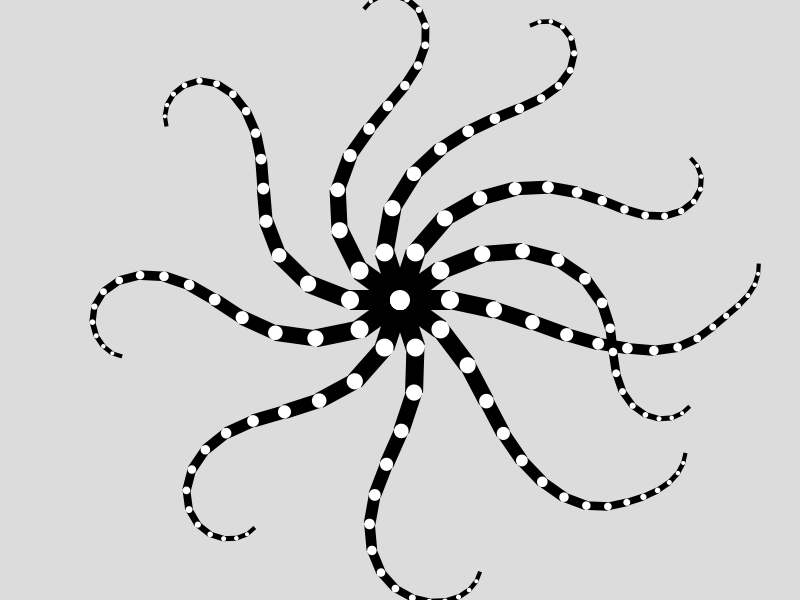
Frame 1 (no input)
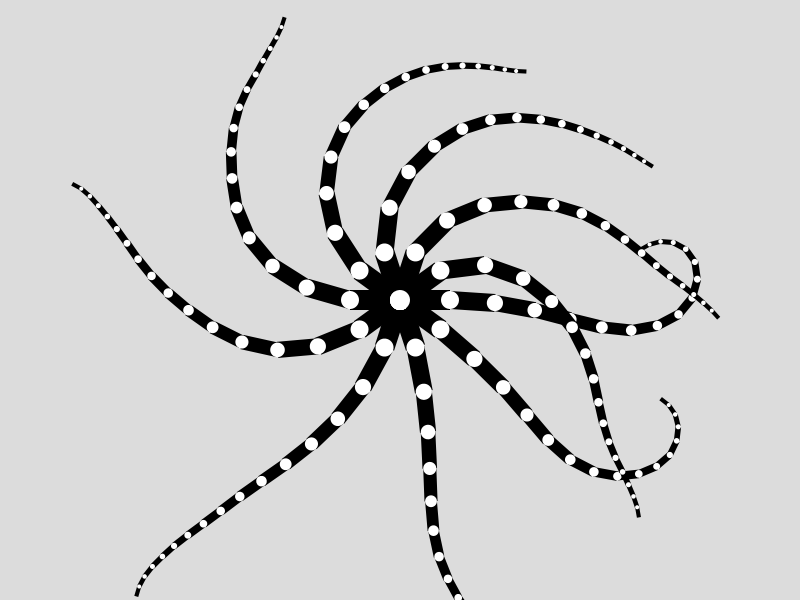
Frame 60 (the mouse pressed at the canvas centre just before this capture)
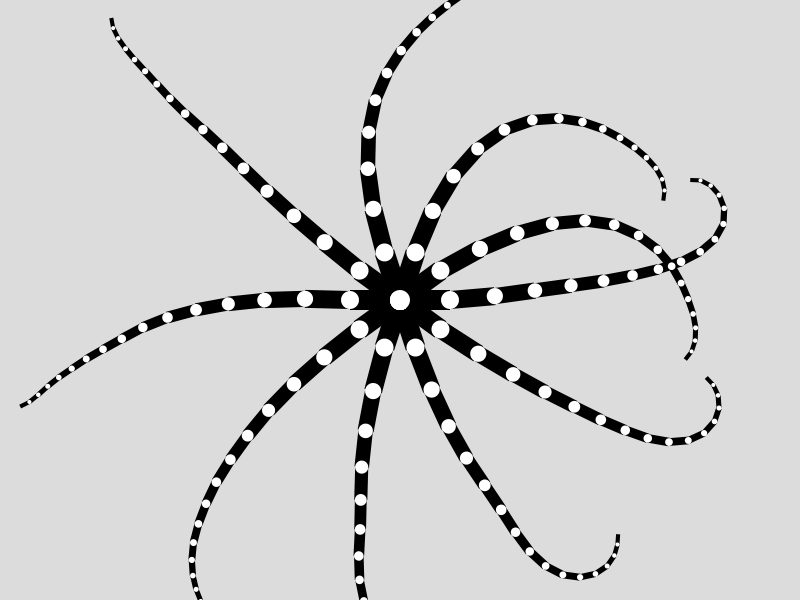
Frame 120 (the mouse held since frame 60 and released just before this capture)

The Processing sketch that drew these frames (run headless with seeded random() and noise(); from frame 60 on, the mouse is pressed at the canvas centre):

// Processing sketch: p11_matrix_example
// ── p11_matrix_example.pde
void setup() {

  size(800, 600);
}


void draw() {

  background(220);

  noStroke();


  translate(width/2, height/2);
  
  float t = frameCount * 0.01;


  for (int j=0; j<10; j++) {
   
    pushMatrix();
    rotate(TAU/10 * j);
    for (int i=0; i<16; i++) {
      fill(0);
      rect(0, -10, 50, 20);
      fill(255);
      ellipse(0, 0, 20, 20);

      translate(50, 0);
      float a = (noise(i * 0.1, j * 0.1, t) - 0.5) * 2.0;
      rotate(a);
      scale(0.9);
    }
    
    popMatrix();
  }
}
